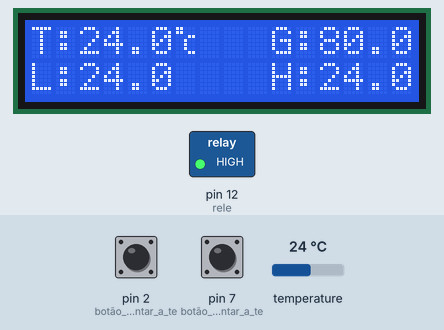
Bench run of a sketch on a simulated Arduino Uno, built with avr-gcc and run on an emulated ATmega328P. Shown: 16×2 character LCD, switched loads named in the sketch (green lamp = pin HIGH). The test bench sets the inputs (shaded band); at power-on: temperature 24 °C, pin 2 (botão_de_incrementar_a_te) LOW, pin 7 (botão_de_decrementar_a_te) LOW. What the sketch prints to the serial monitor is not drawn.

Above: at 1.5 s.
1.6 s: temperature set to 12 °C
At 3.0 s:
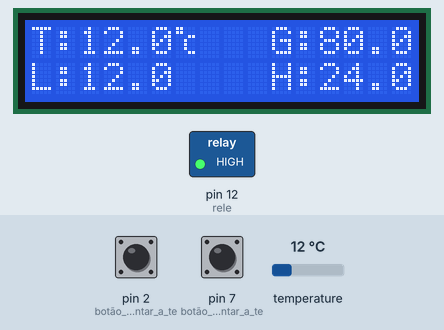
3.7 s: pin 2 (botão_de_incrementar_a_te) pulled HIGH for 3.2 s
At 8.1 s:
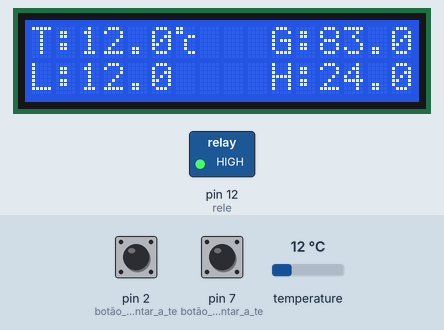
8.4 s: pin 2 (botão_de_incrementar_a_te) pulled HIGH for 1.55 s
At 11.2 s:
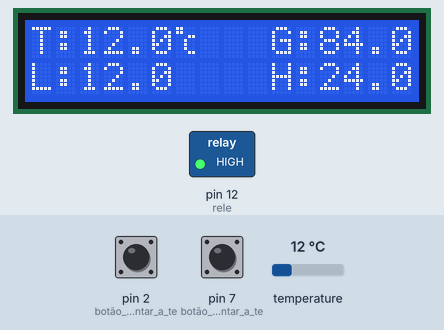
11.5 s: temperature set to 19 °C
At 13.2 s:
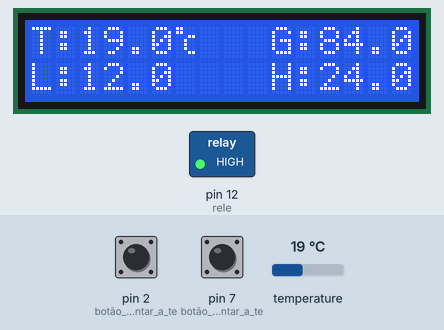
14.1 s: pin 7 (botão_de_decrementar_a_te) pulled HIGH for 1.55 s
At 16.4 s:
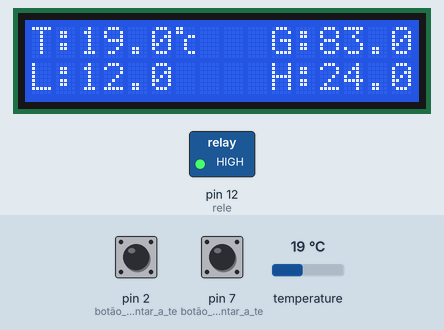
17.1 s: pin 7 (botão_de_decrementar_a_te) pulled HIGH for 1.55 s
At 20.5 s:
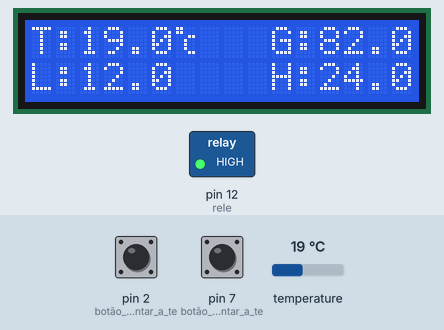
Timing chart, 0 to 21.6 s (numbered marks = the images above; inputs shaded):
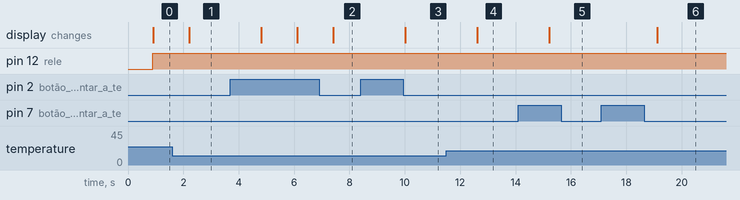

Measured:
- after the input at 1.6 s, the display: changes after 0.62 s (image 1)
- after the input at 3.7 s, the display: first changes after 1.1 s (image 2 shows a later state)
- after the input at 8.4 s, the display: changes after 1.6 s (image 3)
- after the input at 11.5 s, the display: changes after 1.1 s (image 4)
- after the input at 14.1 s, the display: changes after 1.1 s (image 5)
- after the input at 17.1 s, the display: changes after 2.0 s (image 6)

The sketch:

sketch_may07b.ino
```cpp
#include <OneWire.h>
#include <DallasTemperature.h>
#include <LiquidCrystal_I2C.h>

// Porta do pino de sinal do DS18B20
#define ONE_WIRE_BUS 13

//Porta pino relé
int rele = 12;

// Define uma instancia do oneWire para comunicacao com o sensor
OneWire oneWire(ONE_WIRE_BUS);

// Inicializa o display no endereco 0x3F
LiquidCrystal_I2C lcd(0x3F,2,1,0,4,5,6,7,3, POSITIVE);

//CARACTER ESPECIAL
byte caracter[8] = {0x18,0x18,0x3,0x4,0x4,0x4,0x3,0x0};

// Armazena temperaturas minima e maxima
float tempMin = 999;
float tempMax = 0;
float tempIdeal = 80; //temp que desliga a relé
float tempAtual; //temperatura atual
DallasTemperature sensors(&oneWire);
DeviceAddress sensor1;

void setup(void){

  pinMode(7,INPUT); //botão de decrementar a tempAtual
  pinMode(2,INPUT);//botão de incrementar a tempAtual

  lcd.begin(16,2);
  lcd.createChar(0,caracter);
  Serial.begin(9600);
  sensors.begin();
   //inicializa display


  // Localiza e mostra enderecos dos sensores
  Serial.println("Localizando sensores DS18B20...");
  Serial.print("Foram encontrados ");
  Serial.print(sensors.getDeviceCount(), DEC);
  Serial.println(" sensores.");

  //teste de detecção do sensor
  if (!sensors.getAddress(sensor1, 0))
     Serial.println("Sensores nao encontrados !");
  // Mostra o endereco do sensor encontrado no barramento
  Serial.print("Endereco sensor: ");
  mostra_endereco_sensor(sensor1);
  Serial.println();

  //saída pino relé
  pinMode(rele, OUTPUT);
}

void mostra_endereco_sensor(DeviceAddress deviceAddress){
  for (uint8_t i = 0; i < 8; i++)
  {
    // Adiciona zeros se necessário
    if (deviceAddress[i] < 16) Serial.print("0");
    Serial.print(deviceAddress[i], HEX);
  }
}

void loop(){

  //teste dos botões para aumentar ou diminuir a tempIdeal
  if(digitalRead(7) == 1){
    tempIdeal--;
  }
  if(digitalRead(2) == 1){
    tempIdeal++;
  }

  lcd.setBacklight(HIGH);
  // Le a informacao do sensor
  sensors.requestTemperatures();
  //atribui para uma variável a temperatura
  tempAtual = sensors.getTempC(sensor1);

  //compara temp para ligar ou desligar relé
  if(tempAtual < tempIdeal){
    digitalWrite(rele, HIGH);
  }

  if(tempAtual >=tempIdeal){
    digitalWrite(rele, LOW);
      while(tempAtual>=tempIdeal){
        sensors.requestTemperatures();
        tempAtual = sensors.getTempC(sensor1);

        //mensagem indicando a temperatura ideal da água
        lcd.clear();
        lcd.setCursor(2,0);
        lcd.print("TEMP IDEAL!");

        //print da temperatura Atual
        lcd.setCursor(0,1);
        lcd.print("TEMP: ");
        lcd.setCursor(5,1);
        lcd.print(tempAtual,1);

        //print da temperatura ideal
        lcd.setCursor(10,1);
        lcd.print("G:");
        lcd.print(tempIdeal,1);

        //teste dos botões para aumentar ou diminuir a tempIdeal
        if(digitalRead(7) == 1){
          tempIdeal--;
        }
        if(digitalRead(2) == 1){
          tempIdeal++;
        }
        delay(500);
      }
   }

  // Atualiza temperaturas minima e maxima
  if (tempAtual < tempMin){
    tempMin = tempAtual;
  }
  if (tempAtual > tempMax){
    tempMax = tempAtual;
  }

  //printa no lcd 16x2
  lcd.clear();

  //print temperatura atual
  lcd.setCursor(0,0);
  lcd.print("T: ");
  lcd.setCursor(2,0);
  lcd.print(tempAtual,1);

  //print do caracter '°C'
  lcd.setCursor(6,0);
  lcd.print((char)0);

  //print da temperatura ideal
  lcd.setCursor(10,0);
  lcd.print("G:");
  lcd.print(tempIdeal,1);

  //print temperatura mínima
  lcd.setCursor(0,1);
  lcd.print("L:");
  lcd.print(tempMin,1);

  //print temperatura máxima
  lcd.setCursor(10,1);
  lcd.print("H:");
  lcd.print(tempMax,1);

  delay(500);

  // Mostra dados no serial monitor
  Serial.print("Temp C: ");
  Serial.print(tempAtual);
  Serial.print(" // Min : ");
  Serial.print(tempMin);
  Serial.print(" // Max : ");
  Serial.println(tempMax);
  delay(0);
}
```
